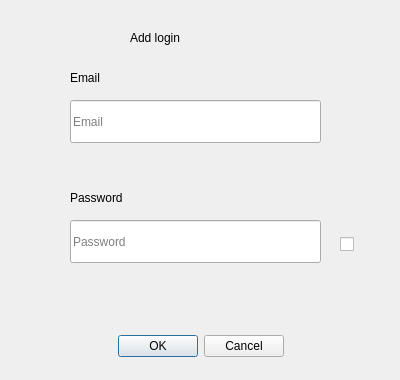
<?xml version="1.0" encoding="UTF-8"?>
<ui version="4.0">
 <class>AddLogin</class>
 <widget class="QDialog" name="AddLogin">
  <property name="geometry">
   <rect>
    <x>0</x>
    <y>0</y>
    <width>400</width>
    <height>380</height>
   </rect>
  </property>
  <property name="windowTitle">
   <string>Dialog</string>
  </property>
  <widget class="QDialogButtonBox" name="buttonBox">
   <property name="geometry">
    <rect>
     <x>30</x>
     <y>330</y>
     <width>341</width>
     <height>32</height>
    </rect>
   </property>
   <property name="orientation">
    <enum>Qt::Horizontal</enum>
   </property>
   <property name="standardButtons">
    <set>QDialogButtonBox::Cancel|QDialogButtonBox::Ok</set>
   </property>
   <property name="centerButtons">
    <bool>true</bool>
   </property>
  </widget>
  <widget class="QLabel" name="title">
   <property name="geometry">
    <rect>
     <x>130</x>
     <y>20</y>
     <width>127</width>
     <height>35</height>
    </rect>
   </property>
   <property name="text">
    <string>Add login</string>
   </property>
  </widget>
  <widget class="QLabel" name="titleEmail">
   <property name="geometry">
    <rect>
     <x>70</x>
     <y>60</y>
     <width>127</width>
     <height>35</height>
    </rect>
   </property>
   <property name="text">
    <string>Email</string>
   </property>
  </widget>
  <widget class="QLabel" name="titlePwd">
   <property name="geometry">
    <rect>
     <x>70</x>
     <y>180</y>
     <width>127</width>
     <height>35</height>
    </rect>
   </property>
   <property name="text">
    <string>Password</string>
   </property>
  </widget>
  <widget class="QLineEdit" name="pwdTf">
   <property name="geometry">
    <rect>
     <x>70</x>
     <y>220</y>
     <width>251</width>
     <height>43</height>
    </rect>
   </property>
   <property name="echoMode">
    <enum>QLineEdit::Password</enum>
   </property>
   <property name="placeholderText">
    <string>Password</string>
   </property>
  </widget>
  <widget class="QLineEdit" name="emailTf">
   <property name="geometry">
    <rect>
     <x>70</x>
     <y>100</y>
     <width>251</width>
     <height>43</height>
    </rect>
   </property>
   <property name="placeholderText">
    <string>Email</string>
   </property>
  </widget>
  <widget class="QLabel" name="informLabel">
   <property name="geometry">
    <rect>
     <x>20</x>
     <y>270</y>
     <width>371</width>
     <height>35</height>
    </rect>
   </property>
   <property name="text">
    <string/>
   </property>
  </widget>
  <widget class="QCheckBox" name="viewPwd">
   <property name="geometry">
    <rect>
     <x>340</x>
     <y>230</y>
     <width>28</width>
     <height>29</height>
    </rect>
   </property>
   <property name="text">
    <string/>
   </property>
  </widget>
 </widget>
 <resources/>
 <connections>
  <connection>
   <sender>buttonBox</sender>
   <signal>accepted()</signal>
   <receiver>AddLogin</receiver>
   <slot>accept()</slot>
   <hints>
    <hint type="sourcelabel">
     <x>248</x>
     <y>254</y>
    </hint>
    <hint type="destinationlabel">
     <x>157</x>
     <y>274</y>
    </hint>
   </hints>
  </connection>
  <connection>
   <sender>buttonBox</sender>
   <signal>rejected()</signal>
   <receiver>AddLogin</receiver>
   <slot>reject()</slot>
   <hints>
    <hint type="sourcelabel">
     <x>316</x>
     <y>260</y>
    </hint>
    <hint type="destinationlabel">
     <x>286</x>
     <y>274</y>
    </hint>
   </hints>
  </connection>
 </connections>
</ui>
